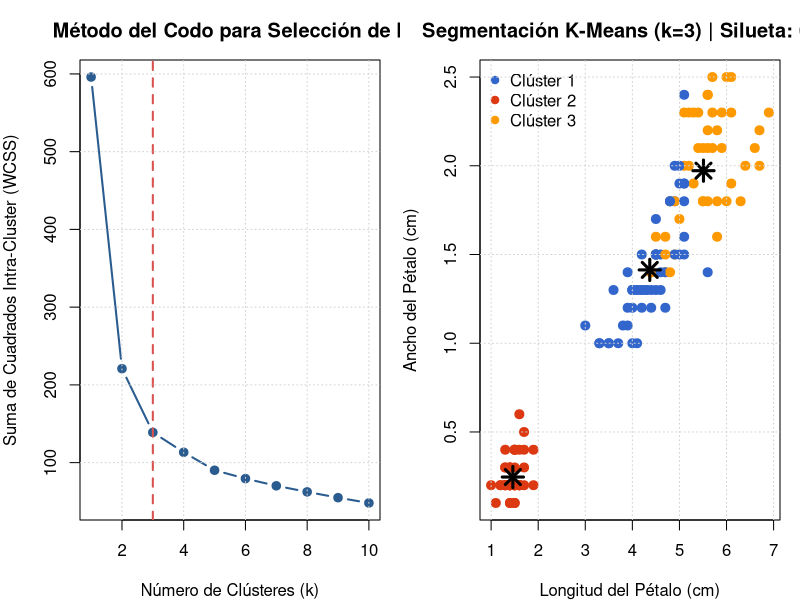

The R source for this figure:
# ==============================================================================
# TEMA 01: MINERÍA DE DATOS
# SCRIPT: 01_mineria_datos_run.R
# OBJETIVO: Ejemplo didáctico y reproducible de minería de datos no supervisada:
#           Carga -> Exploración -> Preprocesamiento -> Clustering K-Means ->
#           Validación por Silueta -> Interpretación de Resultados.
# ==============================================================================

set.seed(123)

# 1. CARGA DE DATOS
cat(">>> [TEMA 01: MINERÍA DE DATOS] Iniciando ejecución...\n")
data(iris)
datos_raw <- iris

# 2. EXPLORACIÓN
cat("\n--- 1. Exploración Inicial del Dataset ---\n")
print(summary(datos_raw))
cat("Dimensiones:", nrow(datos_raw), "filas y", ncol(datos_raw), "columnas.\n")

# 3. LIMPIEZA Y PREPROCESAMIENTO
# La minería no supervisada no debe conocer la etiqueta de clase.
# Se extraen las 4 variables cuantitativas y se escalan (Z-Score)
# para evitar que variables con mayor varianza dominen el cálculo de distancias euclidianas.
datos_cuant <- datos_raw[, 1:4]
datos_escalados <- scale(datos_cuant)

cat("\n--- 2. Preprocesamiento: Estandarización Z-Score completada ---\n")
print(head(datos_escalados, 3))

# 4. APLICACIÓN DE TÉCNICA: K-MEANS CON SELECCIÓN DE K ÓPTIMO
# Método del Codo (Within-Cluster Sum of Squares - WCSS)
wcss <- numeric(10)
for (k in 1:10) {
  km_temp <- kmeans(datos_escalados, centers = k, nstart = 25)
  wcss[k] <- km_temp$tot.withinss
}

# Modelo final con k = 3
k_optimo <- 3
modelo_kmeans <- kmeans(datos_escalados, centers = k_optimo, nstart = 25)

# Cálculo de Coeficiente de Silueta para validar cohesión y separación
library(cluster)
sil <- silhouette(modelo_kmeans$cluster, dist(datos_escalados))
sil_promedio <- mean(sil[, 3])

cat("\n--- 3. Resultados de K-Means (k = 3) ---\n")
cat("Inercia Intra-cluster Total (WCSS):", modelo_kmeans$tot.withinss, "\n")
cat("Inercia Entre-cluster (BSS):", modelo_kmeans$betweenss, "\n")
cat("Ratio BSS / TSS (Varianza explicada):", round((modelo_kmeans$betweenss / modelo_kmeans$totss) * 100, 2), "%\n")
cat("Coeficiente de Silueta Promedio:", round(sil_promedio, 4), "\n")
cat("Tamaño de los clústeres:", modelo_kmeans$size, "\n")

# Matriz de centros de clústeres des-escalados a unidades originales
centros_originales <- aggregate(datos_cuant, by = list(Cluster = modelo_kmeans$cluster), mean)
cat("\nCentros de los Clústeres (Medias en unidades originales):\n")
print(centros_originales)

# 5. GENERACIÓN DE GRÁFICAS DE RESULTADOS
dir_res <- "c:/xampp/htdocs/api vehiculos tutoria/proyecto/01_mineria_datos/resultados"
dir_latex <- "c:/xampp/htdocs/api vehiculos tutoria/proyecto/latex/figuras"

if (!dir.exists(dir_res)) dir.create(dir_res, recursive = TRUE)
if (!dir.exists(dir_latex)) dir.create(dir_latex, recursive = TRUE)

png_path1 <- file.path(dir_res, "grafico_01_mineria_datos.png")
png_path2 <- file.path(dir_latex, "grafico_01_mineria_datos.png")

# Guardar figura compuesta (2 paneles)
png(png_path1, width = 1000, height = 500, res = 120)
par(mfrow = c(1, 2), mar = c(4, 4, 3, 1))

# Panel A: Método del Codo
plot(1:10, wcss, type = "b", pch = 19, col = "#2b5c8f", lwd = 2,
     xlab = "Número de Clústeres (k)", ylab = "Suma de Cuadrados Intra-Cluster (WCSS)",
     main = "Método del Codo para Selección de k")
abline(v = 3, lty = 2, col = "#d9534f", lwd = 2)
grid()

# Panel B: Dispersión de Clústeres (PC1 vs PC2 o Longitud Pétalo vs Ancho Pétalo)
colores_cluster <- c("#3366cc", "#dc3912", "#ff9900")
plot(datos_cuant$Petal.Length, datos_cuant$Petal.Width,
     col = colores_cluster[modelo_kmeans$cluster], pch = 19, cex = 1.2,
     xlab = "Longitud del Pétalo (cm)", ylab = "Ancho del Pétalo (cm)",
     main = paste0("Segmentación K-Means (k=3) | Silueta: ", round(sil_promedio, 2)))
points(centros_originales$Petal.Length, centros_originales$Petal.Width,
       col = "black", pch = 8, cex = 2, lwd = 3)
legend("topleft", legend = paste("Clúster", 1:3), col = colores_cluster, pch = 19, bty = "n")
grid()
dev.off()

# Copiar a latex/figuras
file.copy(png_path1, png_path2, overwrite = TRUE)

# 6. EXPORTAR MÉTRICAS Y TABLAS
metricas_txt <- file.path(dir_res, "metricas_01.txt")
writeLines(c(
  "=== MÉTRICAS DE RESULTADO - TEMA 01: MINERÍA DE DATOS ===",
  paste("Algoritmo:", "K-Means Particional"),
  paste("Número de Clústeres (k):", k_optimo),
  paste("Varianza Explicada (BSS/TSS):", paste0(round((modelo_kmeans$betweenss / modelo_kmeans$totss) * 100, 2), "%")),
  paste("Coeficiente de Silueta Promedio:", round(sil_promedio, 4)),
  paste("Distribución por Clúster:", paste(modelo_kmeans$size, collapse = ", ")),
  "\nINTERPRETACIÓN:",
  "- El clúster 1 agrupa individuos con pétalos y sépalos reducidos (típicamente Setosa), perfectamente separable.",
  "- Los clústeres 2 y 3 representan individuos con morfologías intermedias y grandes, reflejando patrones naturales de diferenciación biológica sin supervisión humana."
), metricas_txt)

# Copiar script a la carpeta del tema
file.copy("c:/xampp/htdocs/api vehiculos tutoria/proyecto/src/ejemplos_r/01_mineria_datos_run.R",
          "c:/xampp/htdocs/api vehiculos tutoria/proyecto/01_mineria_datos/ejemplos_R/01_mineria_datos.R",
          overwrite = TRUE)

cat(">>> [TEMA 01: MINERÍA DE DATOS] Ejecución completada exitosamente. Gráfica guardada en:", png_path1, "\n")
